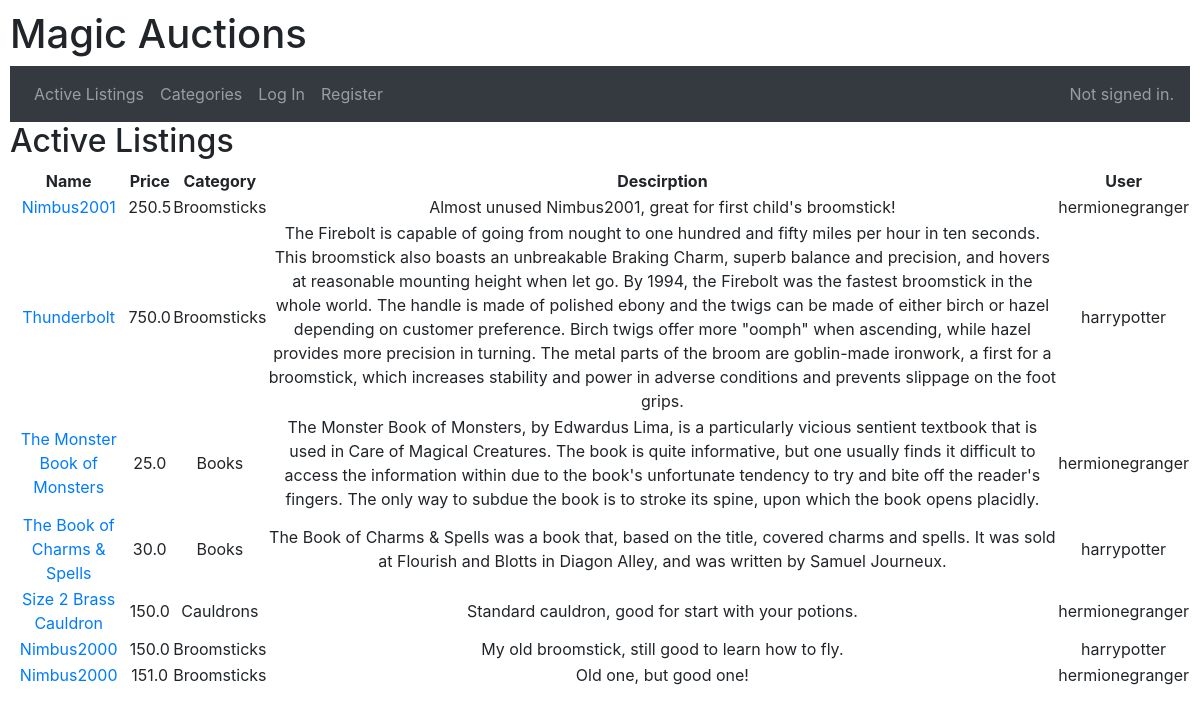
The page / on the database its author committed.
### auctions/models.py (models this page shows, shortened)
class Auction(models.Model):
    name = models.CharField(max_length=50)
    min_price = models.FloatField()
    category = models.ForeignKey(Category, on_delete=models.CASCADE)
    description = models.TextField()
    user = models.ForeignKey(User, on_delete=models.CASCADE, related_name="user_auctions", default=2)
    active = models.BooleanField(default=True)
    image = models.ImageField(default="default.jpg")

class Category(models.Model):
    name = models.CharField(max_length=50)
    description = models.CharField(max_length=100)
    image = models.ImageField()
    def __str__(self):
        return f"{self.name}"

class User(AbstractUser):
    watchlist = models.ManyToManyField('Auction', related_name="watchlist")

### auctions/views.py (the view)
# urls.py: path("", views.index, name="index"),
def index(request):
    auctions = Auction.objects.filter(active=True)
    return render(request, "auctions/index.html",{"auctions":auctions})

### auctions/templates/auctions/index.html
{% extends "auctions/layout.html" %}
{% block body %}
    <h2>Active Listings</h2>
    <table width="100%">
        <tr>
            <th>Name</th>
            <th>Price</th>
            <th>Category</th>
            <th>Descirption</th>
            <th>User</th>
        </tr>
            {% for auction in auctions %}
            <tr>
                <td><a href="{% url 'auction' auction.id %}">{{ auction.name }}</a> </td>
                <td>{{ auction.min_price }} </td>
                <td>{{ auction.category }}</td>
                <td>{{ auction.description }}</td>
                <td>{{ auction.user }}</td>
            {% empty %}
                <h5>No active listings</h5>
            {% endfor %}
            </tr>
    </table>
{% endblock %}

### auctions/static/auctions/styles.css (style rules this page uses)
body { padding: 10px; background-color:#433214 }
table { text-align: center; }

### rows shown on the page
Auction: name "Nimbus2001", min_price "250.5", category "Broomsticks", description "Almost unused Nimbus2001, great for first child's broomstick!", user "hermionegranger"
Auction: name "Thunderbolt", min_price "750.0", category "Broomsticks", description "The Firebolt is capable of going from nought to one hundred and fifty miles per hour in ten seconds. This broomstick also boasts an unbreakable Braking Charm, superb balance and precision, and hovers at reasonable mounting height when let go. By 1994, the Firebolt was the fastest broomstick in the whole world. The handle is made of polished ebony and the twigs can be made of either birch or hazel depending on customer preference. Birch twigs offer more \"oomph\" when ascending, while hazel provides more precision in turning. The metal parts of the broom are goblin-made ironwork, a first for a broomstick, which increases stability and power in adverse conditions and prevents slippage on the…", user "harrypotter"
Auction: name "The Monster Book of Monsters", min_price "25.0", category "Books", description "The Monster Book of Monsters, by Edwardus Lima, is a particularly vicious sentient textbook that is used in Care of Magical Creatures. The book is quite informative, but one usually finds it difficult to access the information within due to the book's unfortunate tendency to try and bite off the reader's fingers. The only way to subdue the book is to stroke its spine, upon which the book opens placidly.", user "hermionegranger"
Auction: name "The Book of Charms & Spells", min_price "30.0", category "Books", description "The Book of Charms & Spells was a book that, based on the title, covered charms and spells. It was sold at Flourish and Blotts in Diagon Alley, and was written by Samuel Journeux.", user "harrypotter"
Auction: name "Size 2 Brass Cauldron", min_price "150.0", category "Cauldrons", description "Standard cauldron, good for start with your potions.", user "hermionegranger"
Auction: name "Nimbus2000", min_price "150.0", category "Broomsticks", description "My old broomstick, still good to learn how to fly.", user "harrypotter"
Auction: name "Nimbus2000", min_price "151.0", category "Broomsticks", description "Old one, but good one!", user "hermionegranger"
